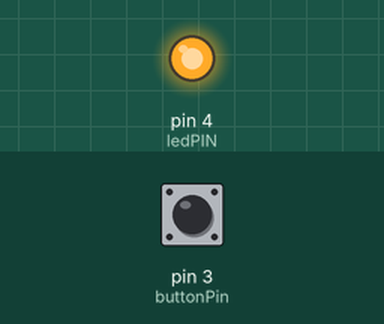
Simulated run of this sketch. Board: Arduino Uno, built with avr-gcc and run on an emulated ATmega328P. Shown: output pins drawn as LEDs (lit = HIGH). The inputs (shaded band) are chosen by the test bench; at power-on: pin 3 (buttonPin) LOW. No radio packets arrive unless stated; what the sketch prints to the serial monitor is not drawn.

Above: at 0.1 s.
Timing chart, 0 to 1.6 s (numbered marks = the images above):
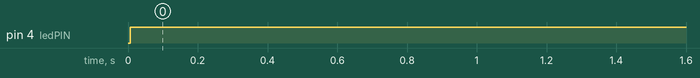

Measured:
- by itself, pin 4 (ledPIN): LOW → HIGH at 0.01 s

The sketch:

Transmitter.ino
```cpp
#include <SPI.h>
#include <nRF24L01.h>
#include <RF24.h>

int ce_pin = 7;
int csn_pin = 8;
RF24 radio(ce_pin, csn_pin);
bool success;
int buttonState;

int buttonPin = 3;
int ledPIN = 4;

const byte address[6] = "00001";

void setup() {
  Serial.begin(9600);
  pinMode(buttonPin, INPUT);
  pinMode(ledPIN, OUTPUT);
  radio.begin();
  radio.openWritingPipe(address);
  radio.setPALevel(RF24_PA_MIN);
  radio.stopListening();
}

void loop() {
  buttonState = digitalRead(buttonPin);
  // Serial.print("button state: ");
  // Serial.println(buttonState);
  success = radio.write(&buttonState, sizeof(buttonState));
  if (success) {
    digitalWrite(ledPIN, HIGH);
  } else {
    digitalWrite(ledPIN, LOW);
  }
  Serial.println(success);
  // const char text[] = "Hello World";
  delay(100);
}
```
